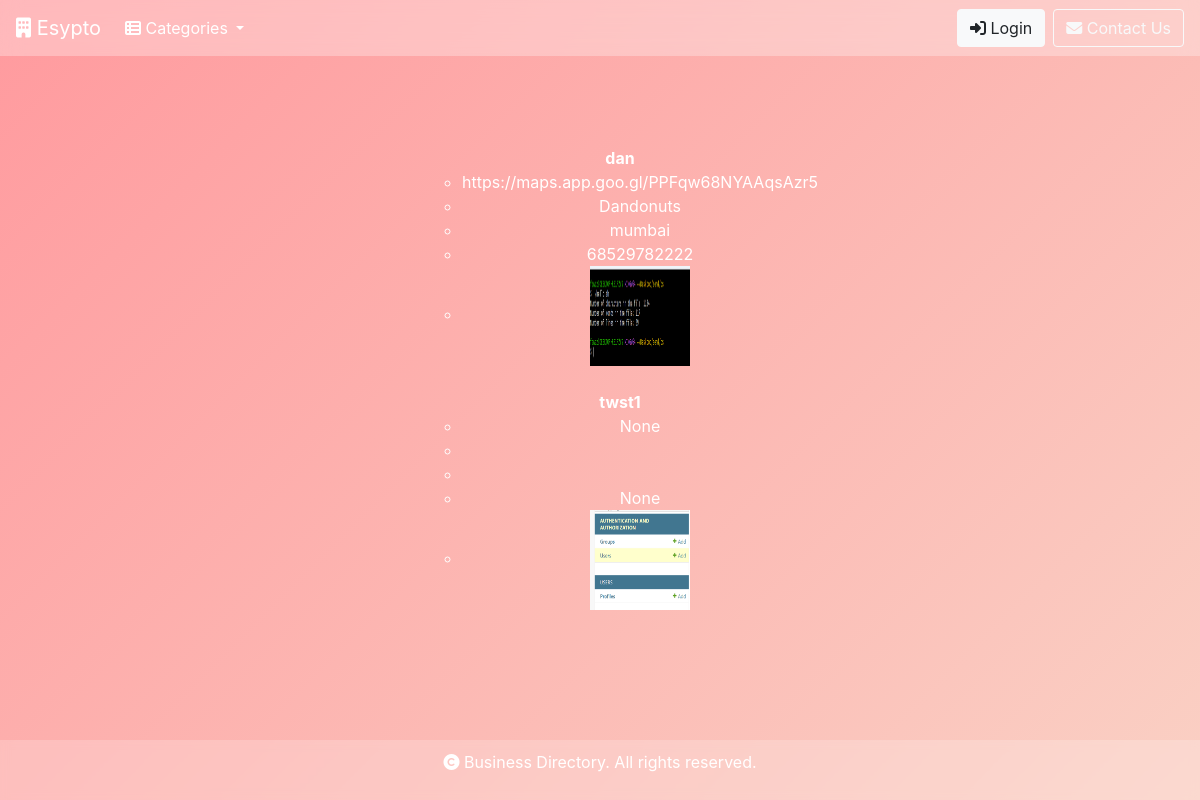
/explore/, run on an earlier commit of the app's database.
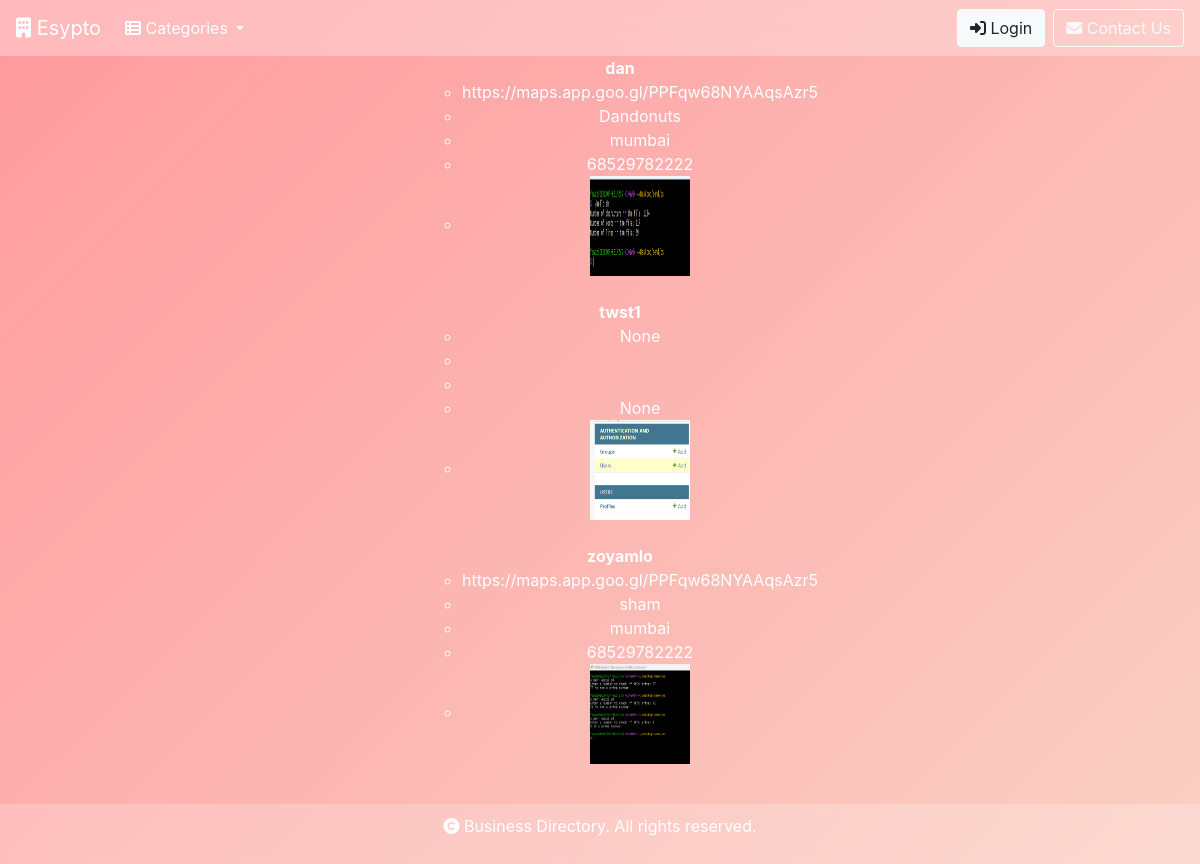
And on a later commit of the database.
### users/models.py (models this page shows)
class Profile(models.Model):
    user = models.OneToOneField(User, on_delete=models.CASCADE)
    contact_no = models.CharField(max_length=15, blank=True, null=True)
    address = models.TextField(blank=True, null=True)
    about = models.TextField(blank=True, null=True)
    buiness_name = models.TextField(blank=True, null=True)
    google_map_link = models.URLField(blank=True, null=True)
    about = models.TextField(blank=True, null=True)
    image = models.ImageField(default='default.jpg',upload_to='images_uploaded',blank=True, null=True)
    def __str__(self):
        return f'{self.user.username}'

### users/views.py (the view)
# urls.py: path('explore/', views.explorer, name='explore'),  # Added explorer URL
def explorer(request):
    explore_list = Profile.objects.all()
    return render(request,'users/explore.html',
                  {'explore_list':explore_list})

### users/templates/users/explore.html (shortened to what this page needs)
{% extends "buisdict/base.html" %}
{% block content %}
<ul>
{% for explore in explore_list %}
    <strong>{{explore}}</strong>
    <ul>
    <li>{{explore.google_map_link}}</li>
    <li>{{explore.buiness_name}}</li>
    <li>{{explore.address}}</li>
    <li>{{explore.contact_no}}</li>
    <li>
        <section>
            <img
            src = "{{explore.image.url}}"
            alt = "{{explore.buiness_name}}"
            style = "width: 100px; height: 100px;"
            />
        </section>
    </li>
    </ul>
    <br>
{% endfor %}
</ul>
{% endblock %}

### buisdict/templates/buisdict/base.html (shortened to what this page needs)
<!DOCTYPE html>
<html lang="en">
<head>
    <link rel="stylesheet" href="https://stackpath.bootstrapcdn.com/bootstrap/4.5.2/css/bootstrap.min.css">
    <link rel="stylesheet" href="https://cdnjs.cloudflare.com/ajax/libs/font-awesome/6.4.2/css/all.min.css">
</head>
<body>
<nav class="navbar navbar-expand-lg navbar-light">
    <a class="navbar-brand text-white" href="{% url 'index' %}"><i class="fas fa-building"></i> Esypto</a>
    <div class="collapse navbar-collapse" id="navbarNav">
        <ul class="navbar-nav mr-auto">
            <li class="nav-item dropdown">
                <a class="nav-link dropdown-toggle text-white" href="#" id="navbarDropdown" role="button" data-toggle="dropdown" aria-haspopup="true" aria-expanded="false">
                    <i class="fas fa-th-list"></i> Categories
                </a>
            </li>
        </ul>
        <a class="btn btn-light mr-2" href="{% url 'login' %}"><i class="fas fa-sign-in-alt"></i> Login</a>
        <a class="btn btn-outline-light" href="{% url 'contact'%}"><i class="fas fa-envelope"></i> Contact Us</a>
    </div>
</nav>
<div class="content container">
    {% block content %}{% endblock %}
</div>
<footer>
    <p><i class="fas fa-copyright"></i> Business Directory. All rights reserved.</p>
</footer>
</body>
</html>

### buisdict/templates/buisdict/base.html (style rules this page uses)
body { background: linear-gradient(135deg, #ff9a9e, #fad0c4); color: #fff; text-align: center; min-height: 100vh; display: flex; flex-direction: column; }
.navbar { background: rgba(255, 255, 255, 0.3); backdrop-filter: blur(10px); }
.content { flex: 1; display: flex; align-items: center; justify-content: center; }
footer { background: rgba(255, 255, 255, 0.2); backdrop-filter: blur(5px); padding: 10px 0; text-align: center; }

What changed in the data, as far as the page shows it:
added Profile: user.username "zoyamlo", google_map_link "https://maps.app.goo.gl/PPFqw68NYAAqsAzr5", buiness_name "sham", address "mumbai", contact_no "68529782222", image (picture)
